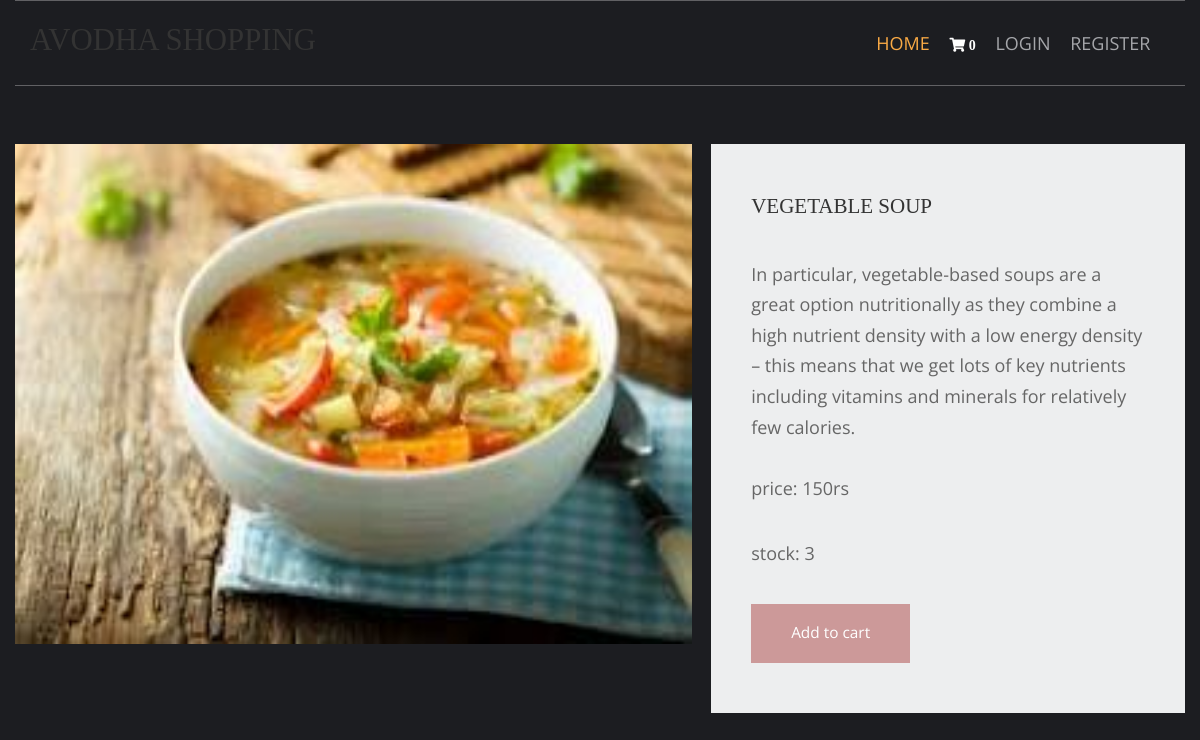
Screenshot of /vegetables-recipe/vegetable-soup/ with the database file from the repository.
### shop/models.py (models this page shows, shortened)
class products(models.Model):
    name=models.CharField(max_length=150,unique=True)
    slug=models.SlugField(max_length=250,unique=True)
    img=models.ImageField(upload_to='product')
    desc=models.TextField()
    stock=models.IntegerField()
    available=models.BooleanField()
    price=models.IntegerField()
    category=models.ForeignKey(categ,on_delete=models.CASCADE)

### shop/views.py (the view)
# urls.py: path('<slug:c_slug>/<slug:product_slug>/', views.prodDetails, name='details'),
def prodDetails(request,c_slug,product_slug):
    try:
        prod=products.objects.get(category__slug=c_slug,slug=product_slug)
    except Exception as e:
        raise e
    return render(request,'item.html',{'pr':prod})

### cart/context_processor.py (called while the page is built)
def count(request):
    item_count=0;
    if 'admin' in request.path:
        return{}
    else:
        try:
            ct=cartlist.objects.filter(cart_id=c_id(request))
            cti=items.objects.all().filter(cart=ct[:1])
            for c in cti:
                item_count+=c.quan
        except cartlist.ObjectDoesNotExist:
            item_count=0
        return dict(itc=item_count)

### cart/views.py (called while the page is built)
def c_id(request):
    ct_id=request.session.session_key
    if not ct_id:
        ct_id=request.session.create()
    return ct_id

### templates/item.html (shortened to what this page needs)
{% extends 'base.html' %}
{% load static %}
{% block content %}
<html lang="en">
<head>
    <link href="{% static 'pr/fontawesome/css/all.min.css' %}" rel="stylesheet" />
    <link href="{% static 'pr/css/templatemo-comparto.css' %}" rel="stylesheet" />
</head>
<body>
    <br><br>
        <section class="tm-mb-1" id="about">
            <div class="tm-row tm-about-row">
                <div class="tm-section-1-l">
                    <img src="{{pr.img.url}}" alt="About image" class="tm-img-responsive" style="height: 500;width: 800;">
                </div>
                <article class="tm-section-1-r tm-bg-color-8">
                    <h2 class="tm-mb-2 tm-title-color">{{pr.name}}</h2>
                    <p> {{pr.desc}} <br><br>price: {{pr.price}}rs</p>
                    <p>stock: {{pr.stock}}</p>
{% if pr.stock <= 0 %}
<h1 style="color: red;">sorry.No stock</h1>
                {% else %}
                    <a href="{% url 'addcart' pr.id %}" class="tm-btn tm-btn-1 tm-link-to-services">Add to cart</a>
{% endif %}
                </article>
            </div>
        </section>
</body>
</html>
{% endblock %}

### static/hm/layout/styles/layout.css (style rules this page uses)
*, *::before, *::after { transition:all .3s ease-in-out; }
body { color:#A5A6AA; background-color:#1C1D21; }
a { color:#FBAB45; }

### static/pr/css/templatemo-comparto.css (style rules this page uses)
*, *::before, *::after { box-sizing: border-box; outline: none; }
ul, h1, h2, h3, h4, p, figure { padding: 0; margin: 0; }
body { font-family: 'Open Sans', Arial, sans-serif; font-size: 18px; overflow-x: hidden; padding-left: 15px; padding-right: 15px; margin: 0; }
h2 { font-size: 1.5rem; }
a { transition: all 0.3s ease; text-decoration: none; }
p { color: #666; line-height: 1.7; margin-bottom: 35px; }
h1, h2, h3, h4, h5, h6 { color: #333; }
.tm-mb-1 { margin-bottom: 20px; }
.tm-mb-2 { margin-bottom: 40px; }
.tm-bg-color-8 { background-color: #EDEEEF; }
.tm-img-responsive { max-width: 100%; height: auto; }
.tm-section-1-l { width: 57.85%; margin-right: 1.65%; }
.tm-section-1-r { padding: 50px 40px; width: 40.5%; }
.tm-row { display: flex; }
.tm-btn { display: inline-block; padding: 15px 40px; font-size: 1.1rem; border: none; background-color: #CC9999; color: white; }
a { color: #666; }

### static/hm/layout/styles/framework.css (style rules this page uses)
html { overflow-y:scroll; overflow-x:hidden; }
html, body { margin:0; padding:0; font-size:14px; line-height:1.6em; }
*, *::before, *::after { box-sizing:border-box; }
a { outline:none; text-decoration:none; }
img { width:auto; max-width:100%; height:auto; margin:0; padding:0; border:none; line-height:normal; vertical-align:middle; }
body, input, textarea, select { font-family:Verdana, Geneva, sans-serif; }
h1, h2, h3, h4, h5, h6, .heading { font-family:Georgia, "Times New Roman", Times, serif; }
::placeholder { opacity:1; }
h1, h2, h3, h4, h5, h6, .heading { margin:0 0 20px 0; font-size:1.4rem; line-height:normal; font-weight:normal; text-transform:uppercase; }
address, article, aside, figcaption, figure, footer, header, main, nav, section { display:block; margin:0; padding:0; }

### rows the page displays
products: img (picture), name "VEGETABLE SOUP", desc "In particular, vegetable-based soups are a great option nutritionally as they combine a high nutrient density with a low energy density – this means that we get lots of key nutrients including vitamins and minerals for relatively few calories.", price "150", stock "3"

### other values shown
{{ itc }} "0"
